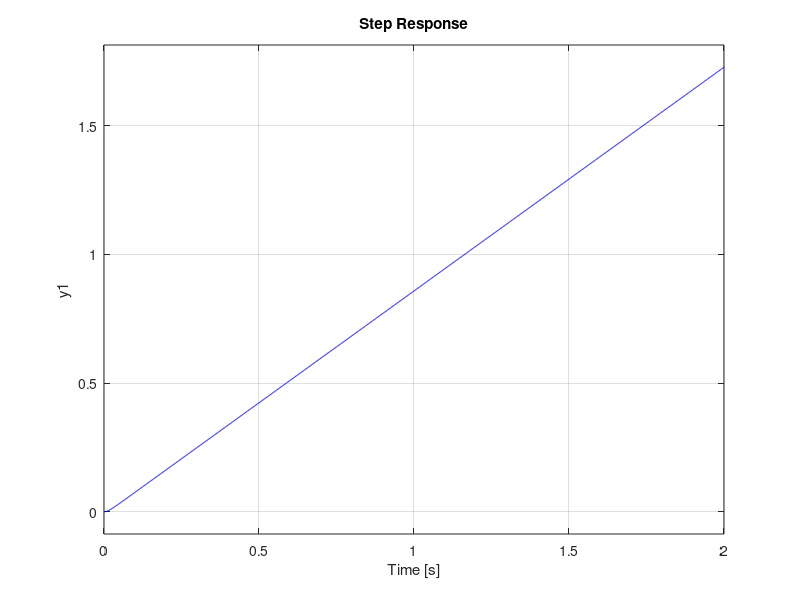
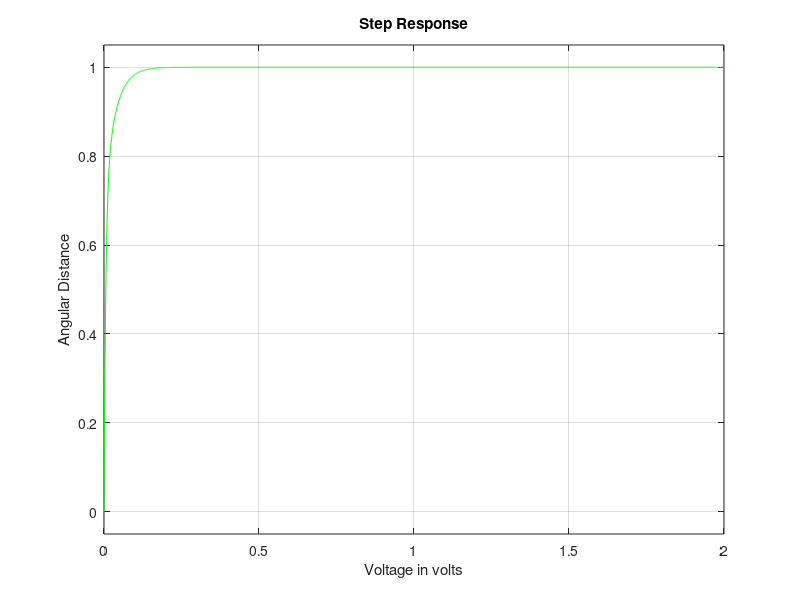

Write the MATLAB code that produced these figures, in order.
%parameters for transfer function
J=3.228E-6;
b=3.5077E-6;
K1=0.0314;
K2=0.0274;
K3=0.0356;
R=4;
L=2.75E-6;

%time 
t=0:0.001:2;

%controller values kp = 80, kd = 1
Kp = 80;
Ki = 0;
Kd = 2;


s=tf('s');
%pid transfer function
U_s = Kp + (Ki/s) + s*Kd ;

%initial transfer function
H_m=K1*K2/(s*((L*s+R)*(J*s+b)+K2*K3));

%step responce
figure(1)
step(H_m,t,'b');
grid on

% TF after applying controller
H_mP = (( U_s*H_m)/ (1 + U_s*H_m));

%new TF
figure(2)
step(H_mP,t,'g');
xlabel('Voltage in volts')
ylabel('Angular Distance')
grid on